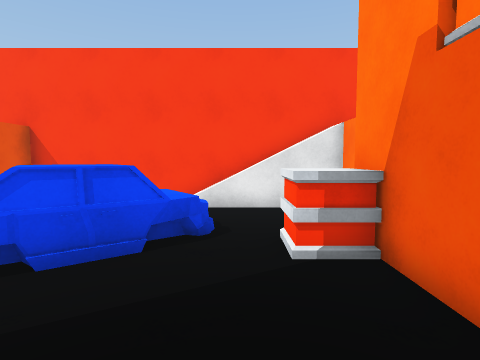
View 1 (above)

21 first-person views from a walk through a Unity game level. The camera is 1.4 m above the floor, tilts 4° down and sees 80° across. The floor is counted in squares, 1 m on a side. Each view is taken from the middle of a square. On the plan, view 1 faces up. The plan holds only what a view shows up to about 14 squares ahead; the rest is blank. The place goes on beyond the plan.

View 2
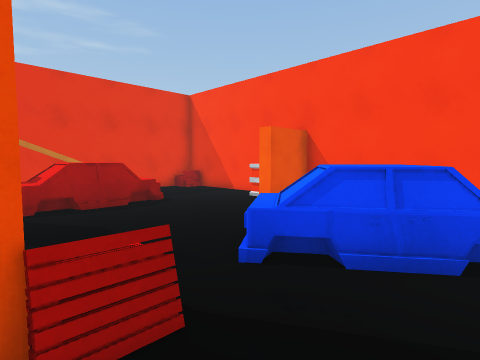

View 3
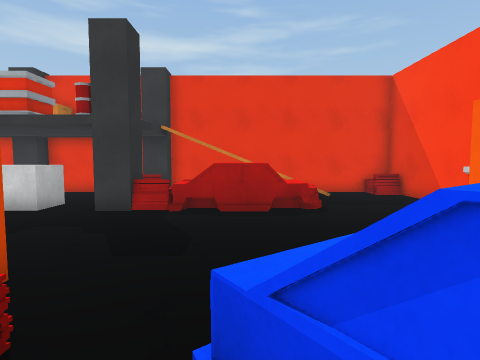

View 4
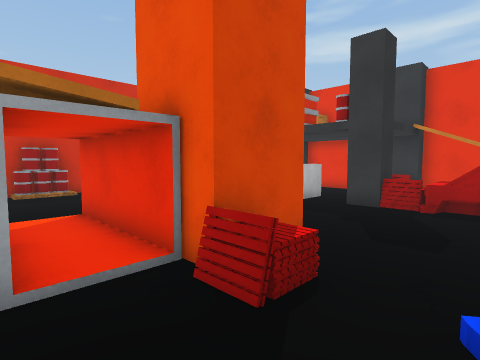

View 5
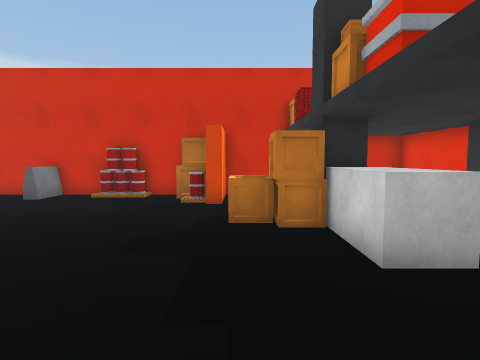

View 6
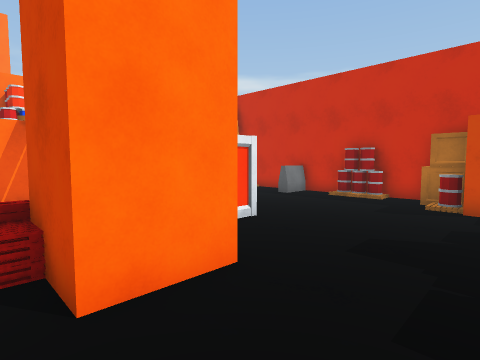

View 7
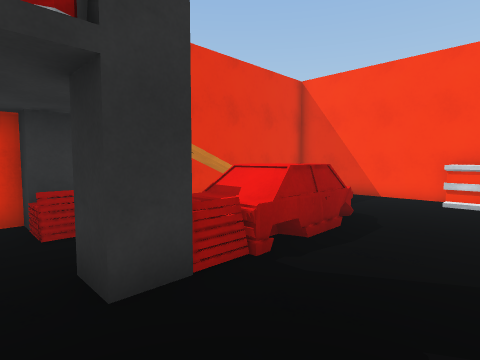

View 8
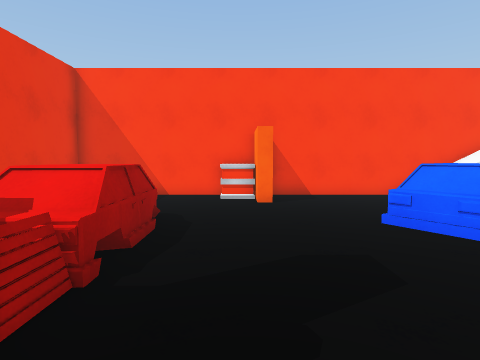

View 9
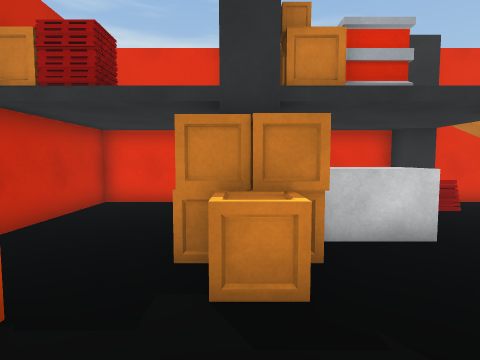

View 10
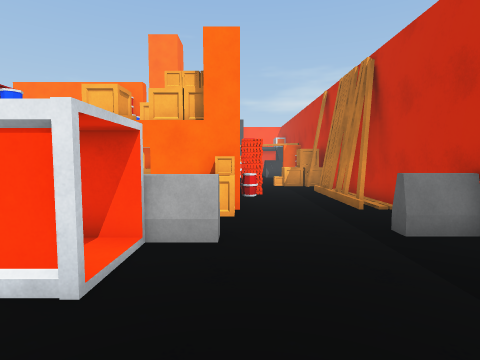

View 11
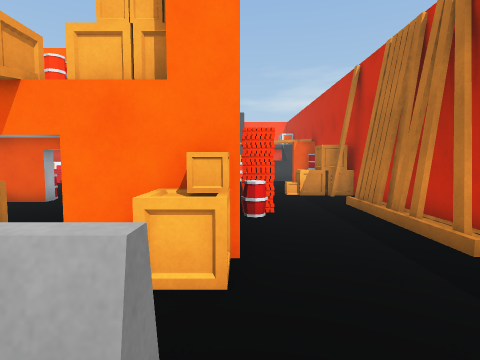

View 12
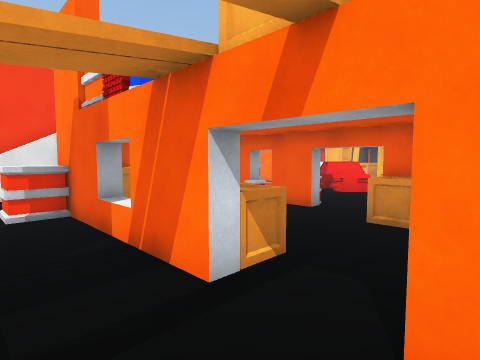

View 13
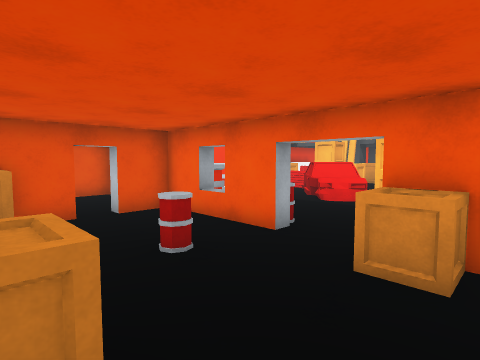

View 14
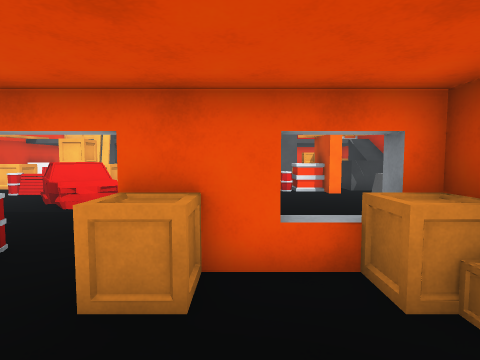

View 15
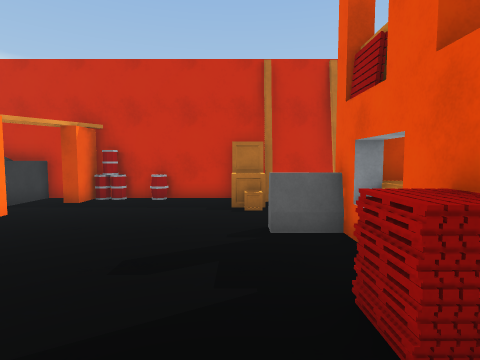

View 16
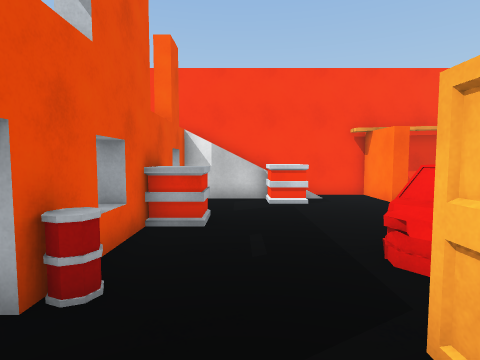

View 17
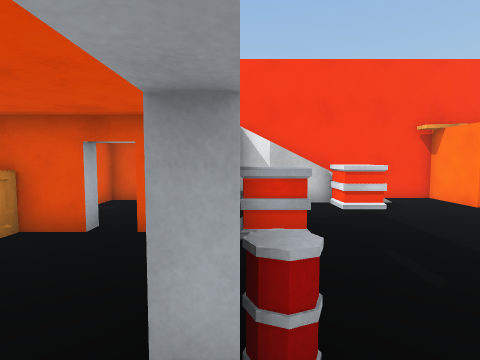

View 18
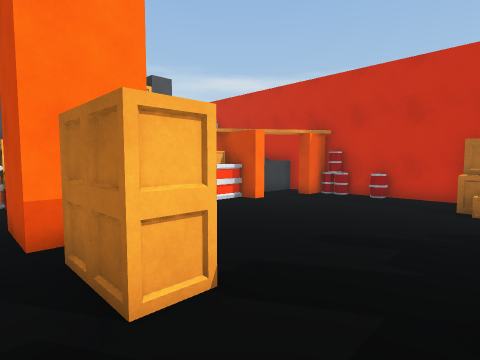

View 19
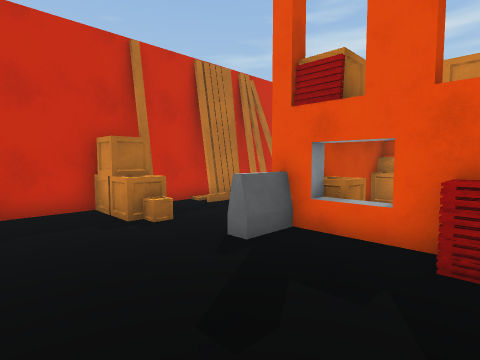

View 20
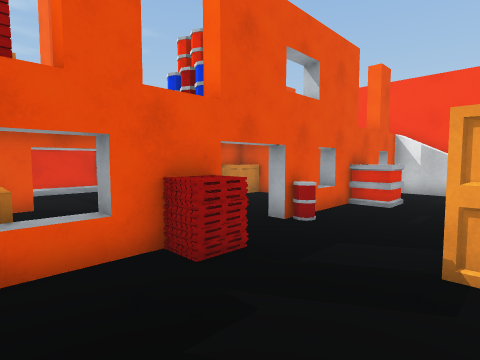

View 21
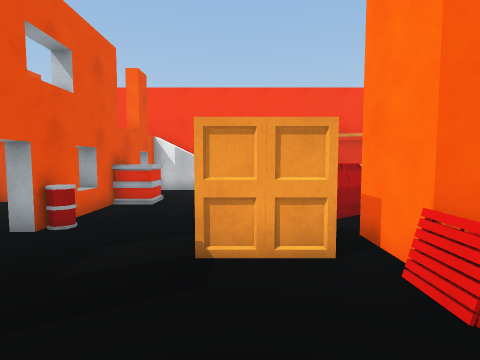

### Floor plan
Key: @ floor where view 1 was taken; # wall or solid block; x gap in a wall; . floor; / step, stairs or slope; = window, fence, low wall or low ledge; ^ raised ledge; v drop or lower ground; B box; A barrel; O other object.
Columns run from 15 left of view 1 to 16 right of it. Each row starts with its distance up from view 1.
 10 ###############################
  9 #^....BB#..../////// ////// /.#
  8 #......B#.... =vvv#....#vv/ ..#
  7 #............ ...  .......Bv....
  6 #//.........  ^..  ....#......AA
  5 #x =^^.....^^^^.B###xx##B.....=^
  4 #    ^....=^^^..B#B=...#B....^^
  3 #x  ^^.....^^....##....x....=^^
  2 #/ .^^...........x  ...x...^^^#
  1 #...^^.....^^  ..^ .A..A....^..
  0 ##^.##....###..@.# .......BBB###
 -1 ##^.##....###.#..#B.......BBB##
 -2 #.........###.#.......B#^....O#
 -3 #...^^......#.#........##....=
 -4 #.. ^^......#.#. #..   ^.......
 -5 ##  ^BBB......=.B#B  .B#........
 -6 ##   #BB........B###A###=.......
 -7 #   .BB.............A#.........#
 -8 #...............................
 -9 #.......AA....##........BB.....#
-10 #.......#B.AA.= ..#####.#B..AAA
-11 ###############################

Positions as (right, up) in squares from view 1, and headings:
1: (0, 0), facing up
2: (-1, 0), facing up-left
3: (-2, 3), facing left
4: (-1, 3), facing down-left
5: (-8, 1), facing down
6: (-8, 1), facing down-right
7: (-7, -2), facing up-left
8: (-8, -2), facing up
9: (-5, -6), facing left
10: (-6, -6), facing right
11: (-2, -6), facing right
12: (0, -4), facing up-right
13: (3, -3), facing up-right
14: (4, -3), facing right
15: (10, 0), facing down
16: (10, -2), facing up
17: (8, -1), facing up
18: (9, 1), facing down-right
19: (13, -2), facing down-left
20: (12, -5), facing up-left
21: (12, -5), facing up
